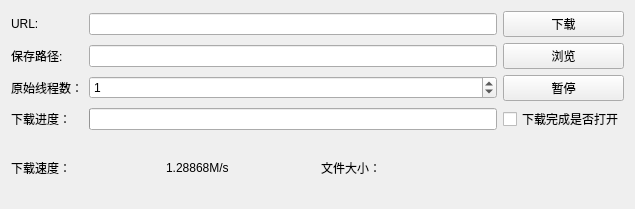
<?xml version="1.0" encoding="UTF-8"?>
<ui version="4.0">
 <class>Widget</class>
 <widget class="QWidget" name="Widget">
  <property name="geometry">
   <rect>
    <x>0</x>
    <y>0</y>
    <width>635</width>
    <height>209</height>
   </rect>
  </property>
  <property name="sizePolicy">
   <sizepolicy hsizetype="Preferred" vsizetype="Preferred">
    <horstretch>0</horstretch>
    <verstretch>0</verstretch>
   </sizepolicy>
  </property>
  <property name="maximumSize">
   <size>
    <width>16777215</width>
    <height>209</height>
   </size>
  </property>
  <property name="windowTitle">
   <string>多线程下载文件Demo</string>
  </property>
  <layout class="QVBoxLayout" name="verticalLayout">
   <property name="sizeConstraint">
    <enum>QLayout::SetDefaultConstraint</enum>
   </property>
   <item>
    <layout class="QGridLayout" name="gridLayout">
     <item row="0" column="0">
      <widget class="QLabel" name="label">
       <property name="text">
        <string>URL:</string>
       </property>
      </widget>
     </item>
     <item row="0" column="1">
      <widget class="QLineEdit" name="urlInput"/>
     </item>
     <item row="0" column="2">
      <widget class="QPushButton" name="downloadBtn">
       <property name="text">
        <string>下载</string>
       </property>
      </widget>
     </item>
     <item row="1" column="0">
      <widget class="QLabel" name="label_2">
       <property name="text">
        <string>保存路径:</string>
       </property>
      </widget>
     </item>
     <item row="1" column="1">
      <widget class="QLineEdit" name="savePathInput"/>
     </item>
     <item row="1" column="2">
      <widget class="QPushButton" name="brwoserPathBtn">
       <property name="text">
        <string>浏览</string>
       </property>
      </widget>
     </item>
     <item row="2" column="0">
      <widget class="QLabel" name="label_3">
       <property name="text">
        <string>原始线程数：</string>
       </property>
      </widget>
     </item>
     <item row="2" column="1">
      <widget class="QSpinBox" name="threadCountSpinbox">
       <property name="value">
        <number>1</number>
       </property>
      </widget>
     </item>
     <item row="2" column="2">
      <widget class="QPushButton" name="pauseBtn">
       <property name="text">
        <string>暂停</string>
       </property>
      </widget>
     </item>
     <item row="3" column="0">
      <widget class="QLabel" name="label_4">
       <property name="text">
        <string>下载进度：</string>
       </property>
      </widget>
     </item>
     <item row="3" column="1">
      <widget class="QProgressBar" name="downProgressBar">
       <property name="value">
        <number>0</number>
       </property>
       <property name="textVisible">
        <bool>false</bool>
       </property>
       <property name="textDirection">
        <enum>QProgressBar::TopToBottom</enum>
       </property>
      </widget>
     </item>
     <item row="3" column="2">
      <widget class="QCheckBox" name="dwnFinishedOpenChbox">
       <property name="text">
        <string>下载完成是否打开</string>
       </property>
      </widget>
     </item>
    </layout>
   </item>
   <item>
    <layout class="QHBoxLayout" name="horizontalLayout">
     <item>
      <widget class="QLabel" name="label_5">
       <property name="text">
        <string>下载速度：</string>
       </property>
      </widget>
     </item>
     <item>
      <widget class="QLabel" name="downloadSpeedLabel">
       <property name="text">
        <string>1.28868M/s</string>
       </property>
      </widget>
     </item>
     <item>
      <widget class="QLabel" name="label_7">
       <property name="text">
        <string>文件大小：</string>
       </property>
      </widget>
     </item>
     <item>
      <widget class="QLabel" name="filesizeLabel">
       <property name="text">
        <string/>
       </property>
      </widget>
     </item>
    </layout>
   </item>
  </layout>
 </widget>
 <resources/>
 <connections/>
</ui>
